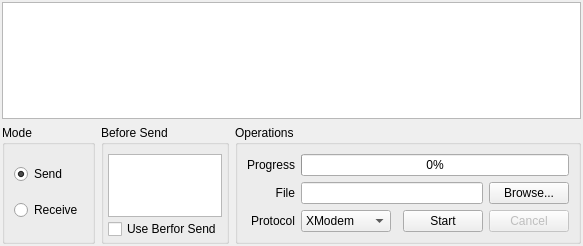
<?xml version="1.0" encoding="UTF-8"?>
<ui version="4.0">
 <class>FileTransmitView</class>
 <widget class="QWidget" name="FileTransmitView">
  <property name="geometry">
   <rect>
    <x>0</x>
    <y>0</y>
    <width>569</width>
    <height>246</height>
   </rect>
  </property>
  <layout class="QVBoxLayout" name="verticalLayout_2">
   <property name="leftMargin">
    <number>2</number>
   </property>
   <property name="topMargin">
    <number>2</number>
   </property>
   <property name="rightMargin">
    <number>2</number>
   </property>
   <property name="bottomMargin">
    <number>2</number>
   </property>
   <item>
    <widget class="QTextEdit" name="textEdit">
     <property name="readOnly">
      <bool>true</bool>
     </property>
    </widget>
   </item>
   <item>
    <layout class="QHBoxLayout" name="horizontalLayout">
     <property name="spacing">
      <number>6</number>
     </property>
     <item>
      <widget class="QGroupBox" name="groupBox">
       <property name="sizePolicy">
        <sizepolicy hsizetype="Fixed" vsizetype="Preferred">
         <horstretch>0</horstretch>
         <verstretch>0</verstretch>
        </sizepolicy>
       </property>
       <property name="title">
        <string>Mode</string>
       </property>
       <layout class="QVBoxLayout" name="verticalLayout">
        <item>
         <widget class="QRadioButton" name="sendButton">
          <property name="text">
           <string>Send</string>
          </property>
          <property name="checked">
           <bool>true</bool>
          </property>
         </widget>
        </item>
        <item>
         <widget class="QRadioButton" name="receiveButton">
          <property name="text">
           <string>Receive</string>
          </property>
         </widget>
        </item>
       </layout>
      </widget>
     </item>
     <item>
      <widget class="QGroupBox" name="groupBox_2">
       <property name="title">
        <string>Before Send</string>
       </property>
       <layout class="QVBoxLayout" name="verticalLayout_3">
        <property name="spacing">
         <number>2</number>
        </property>
        <property name="leftMargin">
         <number>4</number>
        </property>
        <property name="rightMargin">
         <number>4</number>
        </property>
        <property name="bottomMargin">
         <number>2</number>
        </property>
        <item>
         <widget class="QTextEdit" name="beforeSendEdit">
          <property name="sizePolicy">
           <sizepolicy hsizetype="Expanding" vsizetype="Ignored">
            <horstretch>0</horstretch>
            <verstretch>0</verstretch>
           </sizepolicy>
          </property>
         </widget>
        </item>
        <item>
         <widget class="QCheckBox" name="enableBerforSendBox">
          <property name="sizePolicy">
           <sizepolicy hsizetype="Fixed" vsizetype="Fixed">
            <horstretch>0</horstretch>
            <verstretch>0</verstretch>
           </sizepolicy>
          </property>
          <property name="text">
           <string>Use Berfor Send</string>
          </property>
         </widget>
        </item>
       </layout>
      </widget>
     </item>
     <item>
      <widget class="QGroupBox" name="groupBox_3">
       <property name="title">
        <string>Operations</string>
       </property>
       <layout class="QGridLayout" name="gridLayout_2">
        <item row="2" column="1">
         <widget class="QComboBox" name="protocolBox">
          <property name="sizePolicy">
           <sizepolicy hsizetype="Preferred" vsizetype="Fixed">
            <horstretch>0</horstretch>
            <verstretch>0</verstretch>
           </sizepolicy>
          </property>
          <property name="minimumSize">
           <size>
            <width>90</width>
            <height>0</height>
           </size>
          </property>
          <item>
           <property name="text">
            <string>XModem</string>
           </property>
          </item>
          <item>
           <property name="text">
            <string>YModem</string>
           </property>
          </item>
          <item>
           <property name="text">
            <string>ZModem</string>
           </property>
          </item>
         </widget>
        </item>
        <item row="1" column="0">
         <widget class="QLabel" name="label">
          <property name="sizePolicy">
           <sizepolicy hsizetype="Preferred" vsizetype="Preferred">
            <horstretch>0</horstretch>
            <verstretch>0</verstretch>
           </sizepolicy>
          </property>
          <property name="text">
           <string>File</string>
          </property>
          <property name="alignment">
           <set>Qt::AlignRight|Qt::AlignTrailing|Qt::AlignVCenter</set>
          </property>
         </widget>
        </item>
        <item row="2" column="0">
         <widget class="QLabel" name="label_2">
          <property name="text">
           <string>Protocol</string>
          </property>
          <property name="alignment">
           <set>Qt::AlignRight|Qt::AlignTrailing|Qt::AlignVCenter</set>
          </property>
         </widget>
        </item>
        <item row="2" column="4">
         <widget class="QPushButton" name="stopButton">
          <property name="enabled">
           <bool>false</bool>
          </property>
          <property name="sizePolicy">
           <sizepolicy hsizetype="Fixed" vsizetype="Fixed">
            <horstretch>0</horstretch>
            <verstretch>0</verstretch>
           </sizepolicy>
          </property>
          <property name="text">
           <string>Cancel</string>
          </property>
         </widget>
        </item>
        <item row="1" column="4">
         <widget class="QPushButton" name="browseButton">
          <property name="sizePolicy">
           <sizepolicy hsizetype="Fixed" vsizetype="Fixed">
            <horstretch>0</horstretch>
            <verstretch>0</verstretch>
           </sizepolicy>
          </property>
          <property name="text">
           <string>Browse...</string>
          </property>
         </widget>
        </item>
        <item row="0" column="0">
         <widget class="QLabel" name="label_3">
          <property name="sizePolicy">
           <sizepolicy hsizetype="Fixed" vsizetype="Preferred">
            <horstretch>0</horstretch>
            <verstretch>0</verstretch>
           </sizepolicy>
          </property>
          <property name="text">
           <string>Progress</string>
          </property>
          <property name="alignment">
           <set>Qt::AlignRight|Qt::AlignTrailing|Qt::AlignVCenter</set>
          </property>
         </widget>
        </item>
        <item row="0" column="1" colspan="4">
         <widget class="QProgressBar" name="progressBar">
          <property name="value">
           <number>0</number>
          </property>
          <property name="alignment">
           <set>Qt::AlignCenter</set>
          </property>
         </widget>
        </item>
        <item row="1" column="1" colspan="3">
         <widget class="QLineEdit" name="pathBox"/>
        </item>
        <item row="2" column="3">
         <widget class="QPushButton" name="startButton">
          <property name="sizePolicy">
           <sizepolicy hsizetype="Fixed" vsizetype="Fixed">
            <horstretch>0</horstretch>
            <verstretch>0</verstretch>
           </sizepolicy>
          </property>
          <property name="text">
           <string>Start</string>
          </property>
         </widget>
        </item>
        <item row="2" column="2">
         <spacer name="horizontalSpacer">
          <property name="orientation">
           <enum>Qt::Horizontal</enum>
          </property>
          <property name="sizeHint" stdset="0">
           <size>
            <width>40</width>
            <height>20</height>
           </size>
          </property>
         </spacer>
        </item>
       </layout>
      </widget>
     </item>
    </layout>
   </item>
  </layout>
 </widget>
 <resources/>
 <connections/>
</ui>
